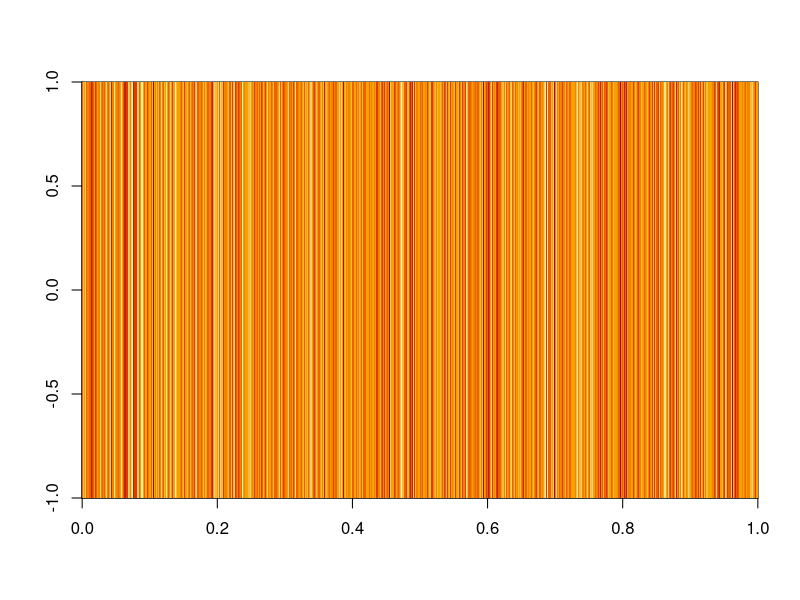
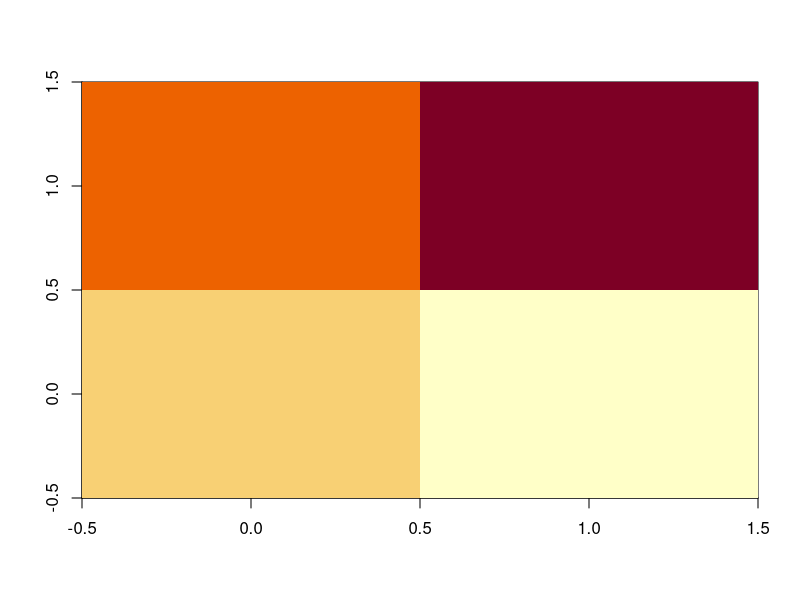
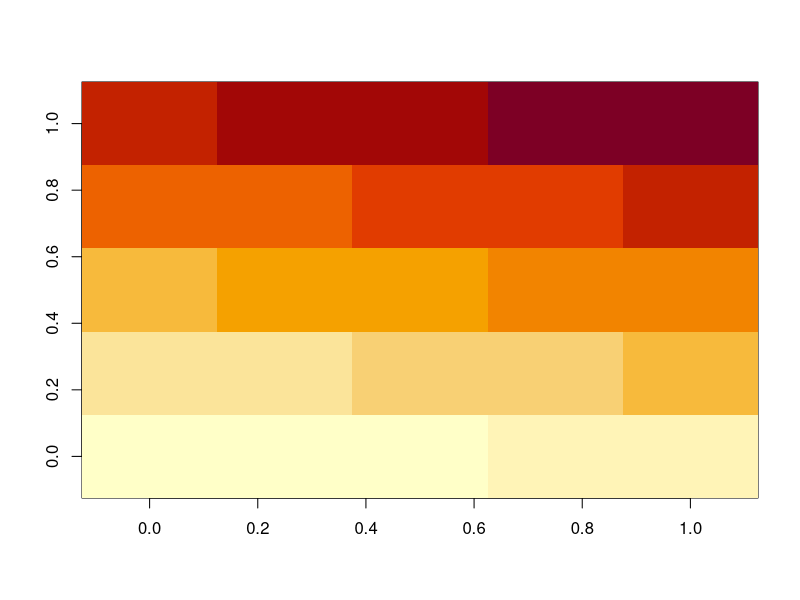
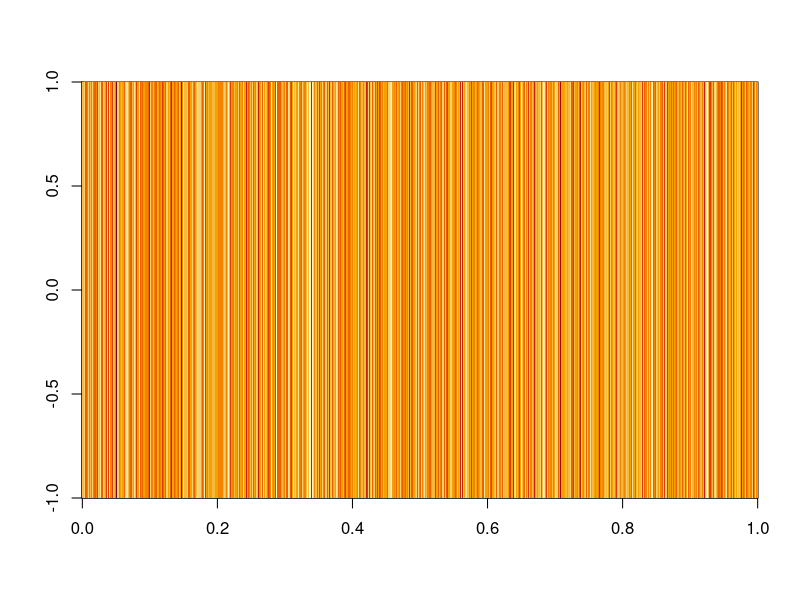
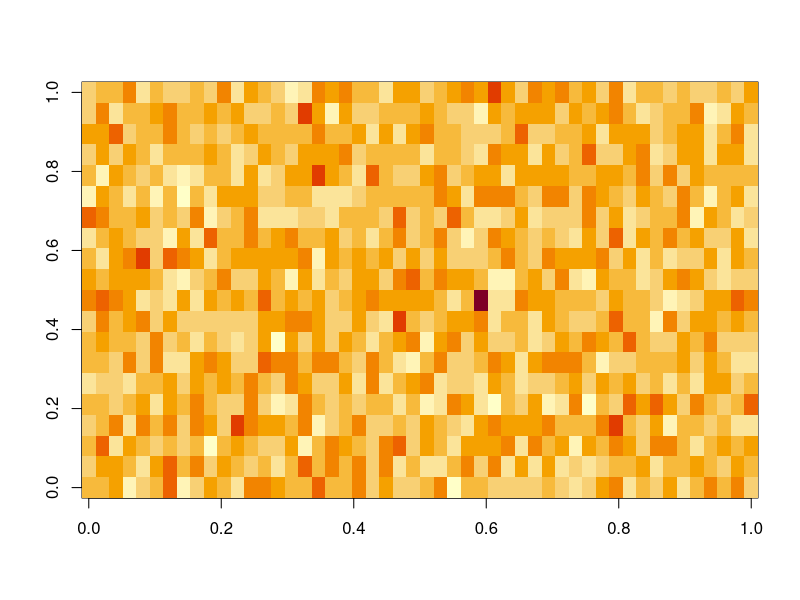
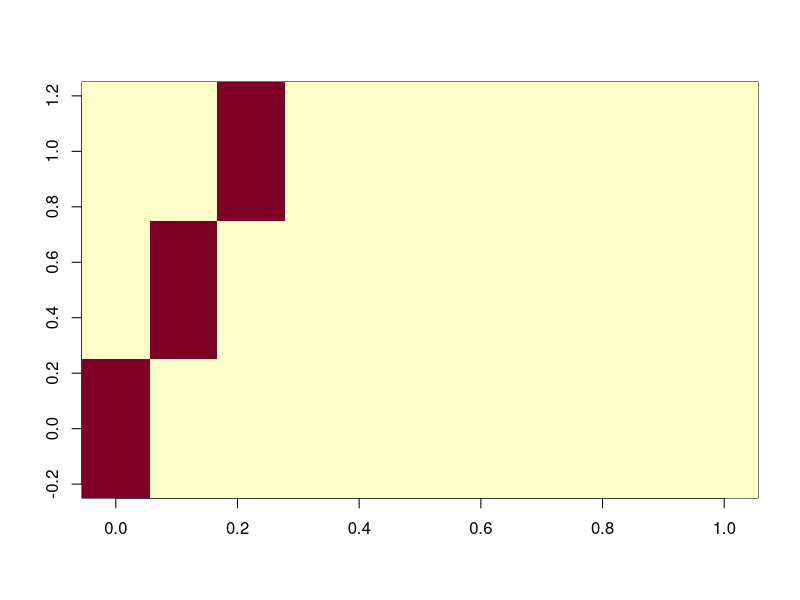
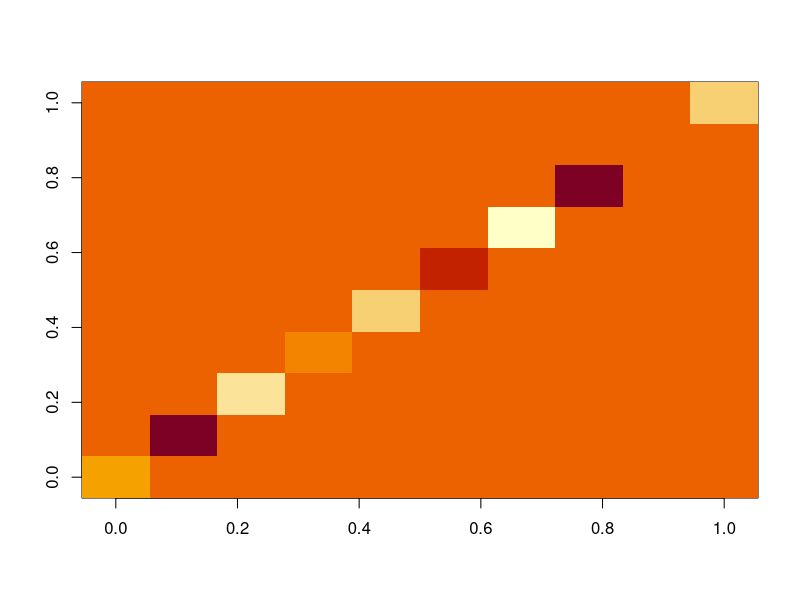
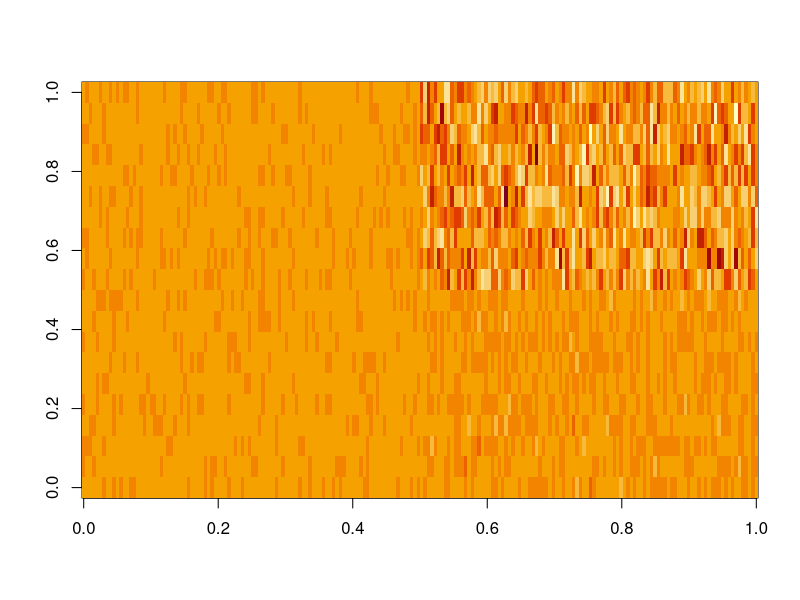

Write R code to recreate these figures, in order.

# Create a matrix of 10 columns
y = rbind(matrix(rnorm(100*20)))
y
dim(y)
image(y) 

# Matrix with given inputs 
n.mat = matrix(data = c(2, 3, 1, 4), ncol = 2, byrow = T)
dim(n.mat)
image(n.mat)


# Matrix with a sequence
seq.mat = matrix(data = 1:25, nrow = 5)
dim(seq.mat)
image(seq.mat)





y = rbind(matrix(rnorm(n = 50*20, mean = 100, sd = 2)))
dim(y)
image(y)

y = rbind(matrix(data = rnorm(n = 50*20, mean = 100, sd = 2), ncol = 20))
y
dim(y)
image(y)

d.mat = diag(x = 1, nrow = 10, ncol = 3)
d.mat
image(d.mat)

d.mat = diag(x = rnorm(10), nrow = 10, ncol = 10)
d.mat
image(d.mat)




y = rbind(matrix(rnorm(100*20, mean = 100, sd = 0.25), ncol = 20), 
          cbind(matrix(rnorm(100*10, mean = 100, sd = 1), ncol = 10),
          matrix(rnorm(100*10, mean= 100, sd = 4), ncol = 10)))
y
image(y)

y = matrix(data = 0, nrow = 10, ncol = 10)
image(y)







